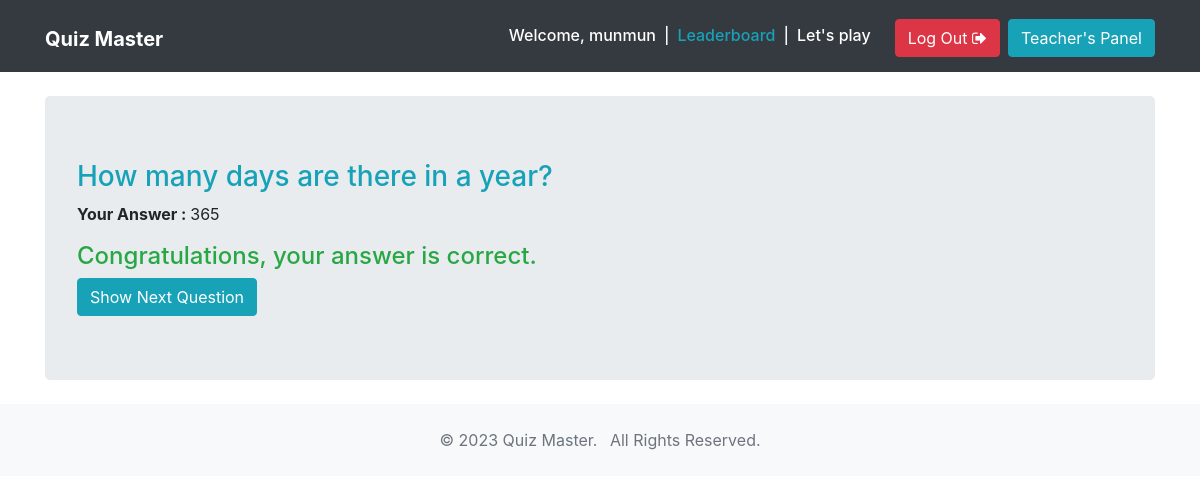
/submission-result/15/ (signed in), run on the app's committed database.
### quiz/models.py (models this page shows, shortened)
class AttemptedQuestion(TimeStampedModel):
    question = models.ForeignKey(Question, on_delete=models.CASCADE)
    quiz_profile = models.ForeignKey(QuizProfile, on_delete=models.CASCADE, related_name='attempts')
    selected_choice = models.ForeignKey(Choice, on_delete=models.CASCADE, null=True)
    is_correct = models.BooleanField(_('Was this attempt correct?'), default=False, null=False)
    marks_obtained = models.DecimalField(_('Marks Obtained'), default=0, decimal_places=2, max_digits=6)

class Question(TimeStampedModel):
    ALLOWED_NUMBER_OF_CORRECT_CHOICES = 1
    html = models.TextField(_('Question Text'))
    is_published = models.BooleanField(_('Has been published?'), default=False, null=False)
    maximum_marks = models.DecimalField(_('Maximum Marks'), default=4, decimal_places=2, max_digits=6)

class Choice(TimeStampedModel):
    MAX_CHOICES_COUNT = 4
    question = models.ForeignKey(Question, related_name='choices', on_delete=models.CASCADE)
    is_correct = models.BooleanField(_('Is this answer correct?'), default=False, null=False)
    html = models.TextField(_('Choice Text'))

### quiz/views.py (the view)
# urls.py: re_path(r'^submission-result/(?P<attempted_question_pk>\d+)/', views.submission_result, name='submission_result'),
@login_required()
def submission_result(request, attempted_question_pk):
    attempted_question = get_object_or_404(AttemptedQuestion, pk=attempted_question_pk)
    context = {
        'attempted_question': attempted_question,
    }
    return render(request, 'quiz/submission_result.html', context=context)

### templates/quiz/submission_result.html (shortened to what this page needs)
{% extends 'base.html' %}
{% block content %}
<div class="container">
	<div class="jumbotron my-4">
	   	<h3 class="text-info">{{ attempted_question.question.html|safe }}</h3>
		<p>
		    <strong>Your Answer : </strong>
		    {{ attempted_question.selected_choice.html|safe }}
		</p>
		{% if attempted_question.selected_choice.is_correct %}
		<h4 class="text-success">Congratulations, your answer is correct.</h4>
		{% else %}
		<h4 class="text-danger">Sorry, your answer is wrong.</h4>
		<p>Correct answer was: {{ attempted_question.question.get_correct_choice.html|safe }}</p>
		{% endif %}
		<a class="btn btn-info" href="{% url 'quiz:play' %}">Show Next Question</a>
	</div>
</div>
{% endblock content %}

### templates/base.html (shortened to what this page needs)
{% load static %}
<!doctype html>
<html lang="en">
<head>
    <link rel="stylesheet" href="https://maxcdn.bootstrapcdn.com/bootstrap/4.0.0-beta.2/css/bootstrap.min.css">
    <link rel="stylesheet" href="https://maxcdn.bootstrapcdn.com/font-awesome/4.7.0/css/font-awesome.min.css">
</head>
<body class="bg-white">
    <nav class="navbar navbar-expand-md navbar-dark bg-dark">
        <div class="container">
            <h1><a href="{% url 'quiz:home' %}" class="navbar-brand">
                <strong>Quiz Master</strong></a></h1>
            <div class="collapse navbar-collapse justify-content-end " id="navbar">
                {% if not request.user.is_active %}
                <a href="{% url 'quiz:leaderboard' %}" class="btn btn-info mt-1 mx-1">Leaderboard</a>
                <a href="{% url 'quiz:login' %}" class="btn btn-success mt-1 ml-2"><i class="fa fa-sign-in" aria-hidden="true"></i> Log In</a>
                {% else %}
                <h6 class="text-white mt-2 mr-2">Welcome, {{ request.user.username }}</h6>
                <h6 class="text-light mt-2 mr-2">|</h6>
                <h6 class="text-white mt-2 mr-2"><a href="{% url 'quiz:leaderboard' %}" class="text-info">Leaderboard</a></h6>
                <h6 class="text-light mt-2 mr-2">|</h6>
                <h6 class="mt-2"><a href="{% url 'quiz:play' %}" class="text-white">Let's play</a></h6>
                <a href="{% url 'quiz:logout' %}" class="btn btn-danger mt-1 ml-4">Log Out <i class="fa fa-sign-out" aria-hidden="true"></i></a>
                {% endif %}
                <a href="{% url 'admin:login' %}" class="btn btn-info mt-1 ml-2">Teacher's Panel</a>
            </div>
        </div>
    </nav>
    {% block content %}
    {% endblock content %}
    <footer class="bg-light text-muted py-0">
        <div class="container py-4">
            <ul class="list-inline mb-0 text-center">
                <li class="list-inline-item">&copy; 2023 Quiz Master.</li>
                <li class="list-inline-item">All Rights Reserved.</li>
            </ul>
        </div>
    </footer>
</body>
</html>

### data on the page
AttemptedQuestion: question.html "How many days are there in a year?", selected_choice.html "365"

### other printed values
{{ request.user.username }} "munmun"
